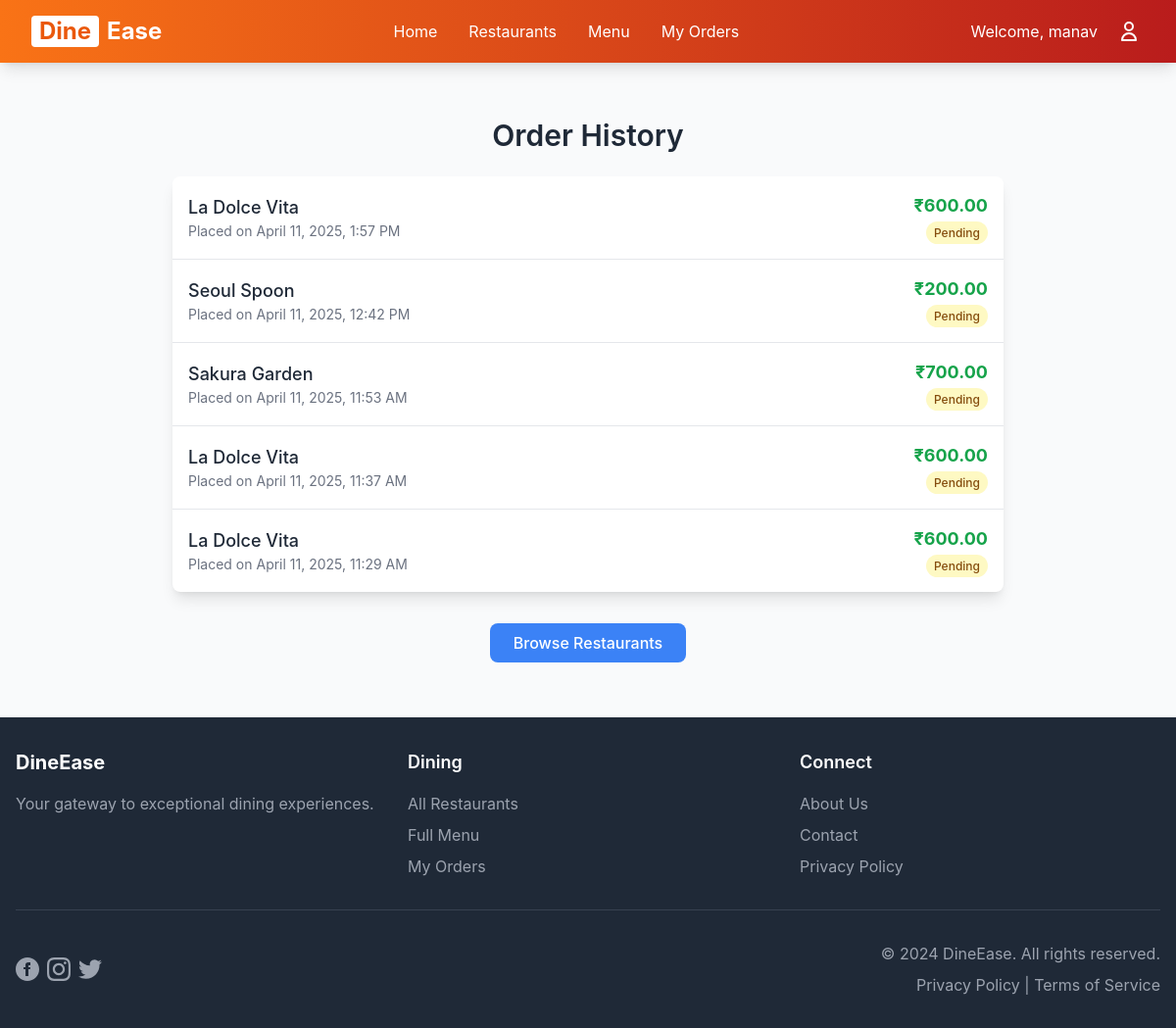
Page /order-history/ (signed in) on the earlier database version.
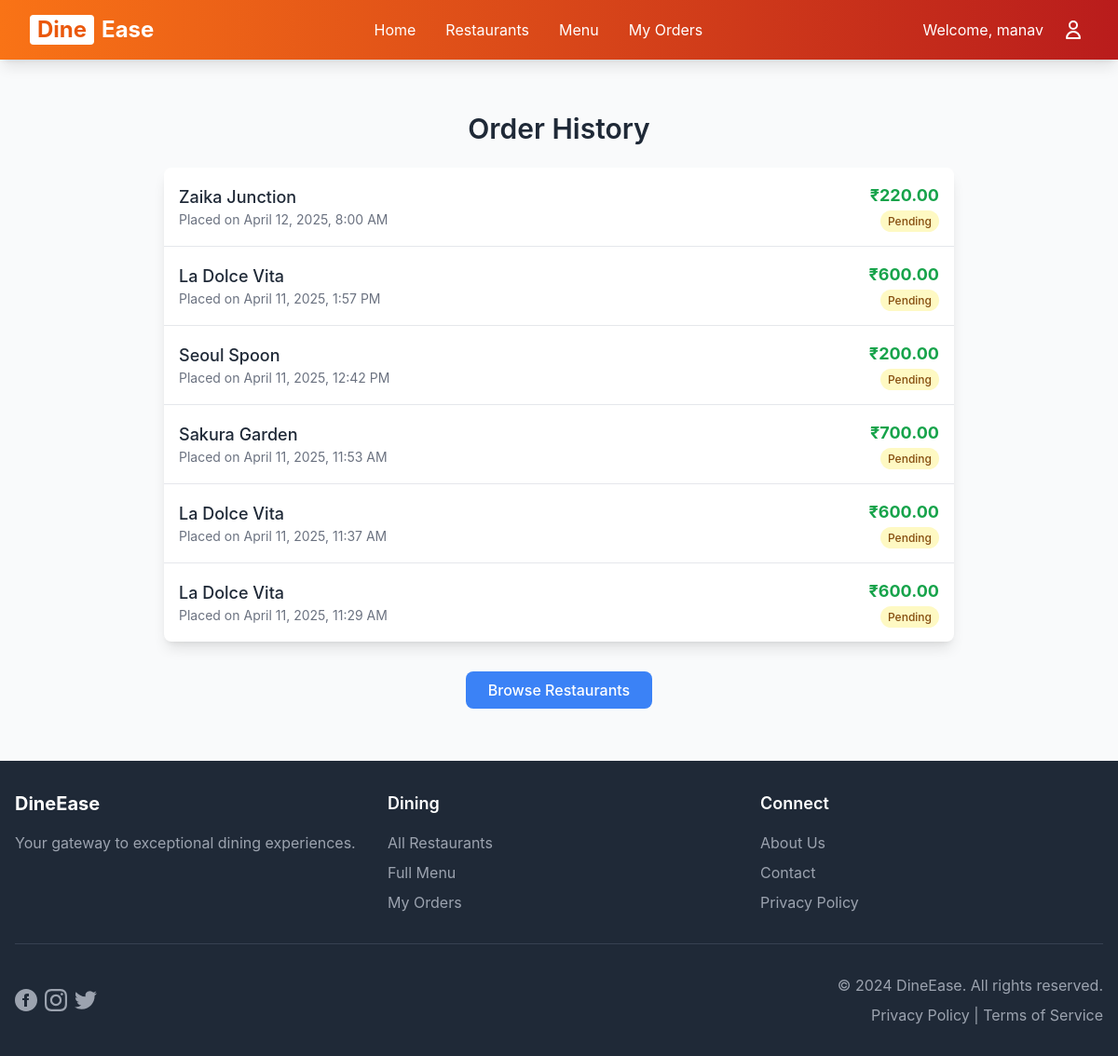
Same page on the later database version.
### main/models.py (models this page shows, shortened)
class Order(models.Model):
    STATUS_CHOICES = [
        ('Pending', 'Pending'),
        ('Preparing', 'Preparing'),
        ('Completed', 'Completed'),
        ('Cancelled', 'Cancelled'),
    ]
    user = models.ForeignKey(User, on_delete=models.CASCADE, null=True, blank=True)
    guest_id = models.UUIDField(default=uuid.uuid4, editable=False, null=True, blank=True)
    restaurant = models.ForeignKey(Restaurant, on_delete=models.CASCADE)
    status = models.CharField(max_length=20, choices=STATUS_CHOICES, default='Pending')
    total_price = models.DecimalField(max_digits=8, decimal_places=2, default=0.00, editable=False)
    discount_applied = models.DecimalField(max_digits=8, decimal_places=2, default=0.00)
    coupon = models.ForeignKey(Coupon, null=True, blank=True, on_delete=models.SET_NULL)
    created_at = models.DateTimeField(auto_now_add=True)
    def __init__(self, *args, **kwargs):
        super().__init__(*args, **kwargs)
        self.skip_price_calculation = False

class Restaurant(models.Model):
    CUISINE_CHOICES = [
        ('korean','Korean'),
        ('italian', 'Italian'),
        ('japanese','Japanese'),
        ('mexican','Mexican'),
        ('chinese', 'Chinese'),
        ('thai', 'Thai'),
        ('spanish','Spanish'),
        ('indian', 'Indian'),
    ]
    name = models.CharField(max_length=255)
    location = models.CharField(max_length=255)
    description = models.TextField(blank=True)
    image = models.ImageField(upload_to="restaurants/", blank=True, null=True)
    cuisine = models.CharField(
        max_length=20,
        choices=CUISINE_CHOICES,
        default='indian'
    )

### main/views.py (the view)
# urls.py: path('order-history/', views.order_history, name='order_history'),
@login_required
def order_history(request):
    try:
        orders = Order.objects.filter(user=request.user).order_by('-created_at')
        context = {
            'orders': orders
        }
        return render(request, 'main/order_history.html', context)
    except Exception as e:
        messages.error(request, f'Error retrieving order history: {str(e)}')
        return redirect('home')

### hotel_management/urls.py (called while the page is built)
    def __call__(self, request):
        logger.info(f"Received request: {request.method} {request.path}")
        response = self.get_response(request)
        logger.info(f"Response status: {response.status_code}")
        return response

### main/templates/main/order_history.html (shortened to what this page needs)
{% extends 'main/base.html' %}
{% block content %}
<div class="max-w-4xl mx-auto p-6">
    <h2 class="text-3xl font-semibold mb-6 text-center">Order History</h2>
    {% if user.is_authenticated %}
        {% if orders %}
            <div class="bg-white rounded-lg shadow-lg overflow-hidden">
                <ul class="divide-y divide-gray-200">
                    {% for order in orders %}
                        <li class="hover:bg-gray-50 transition-colors">
                            <a href="{% url 'order_summary' order.id %}" class="block p-4">
                                <div class="flex items-center justify-between">
                                    <div>
                                        <h3 class="text-lg font-medium text-gray-800">{{ order.restaurant.name }}</h3>
                                        <p class="text-sm text-gray-500">Placed on {{ order.created_at|date:"F j, Y, g:i A" }}</p>
                                    </div>
                                    <div class="text-right">
                                        <span class="font-bold text-lg text-green-600">₹{{ order.total_price }}</span>
                                        <p>
                                            <span class="px-2 py-1 rounded-full text-xs font-medium
                                                {% if order.status == 'Pending' %}bg-yellow-100 text-yellow-800{% endif %}
                                            ">
                                                {{ order.status }}
                                            </span>
                                        </p>
                                    </div>
                                </div>
                            </a>
                        </li>
                    {% endfor %}
                </ul>
            </div>
        {% endif %}
        <div class="mt-8 text-center">
            <a href="{% url 'restaurant_list' %}" class="inline-block bg-blue-500 hover:bg-blue-600 text-white font-medium px-6 py-2 rounded-lg transition-colors">
                Browse Restaurants
            </a>
        </div>
    {% endif %}
</div>
{% endblock %}

Differences in the rows shown:
added Order: restaurant.name "Zaika Junction", created_at "April 12, 2025, 8:00 AM", total_price "220.00", status "Pending"
